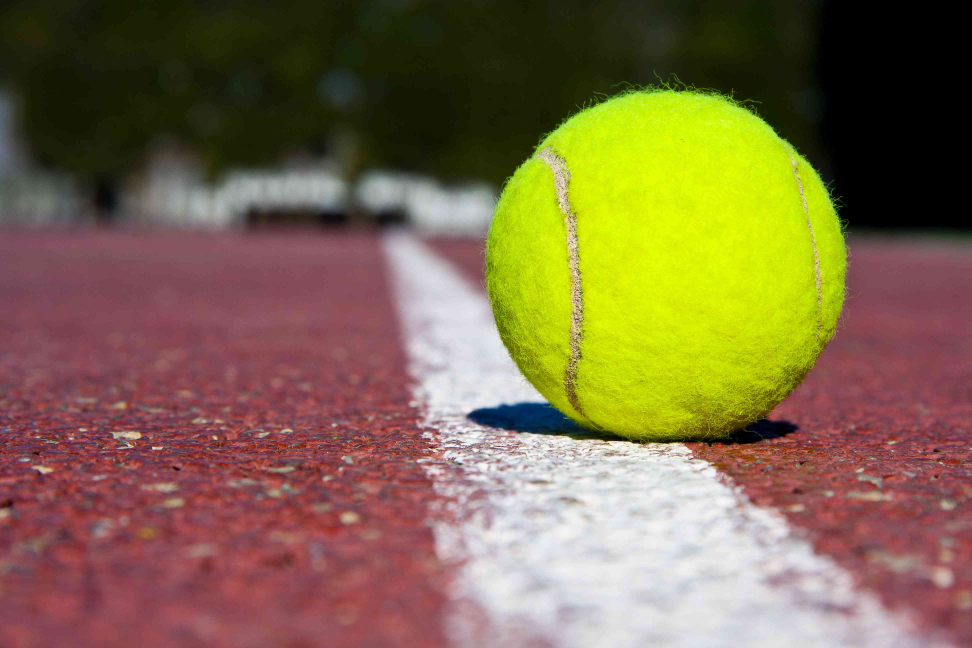
#> input picture tennis_ball.jpg, 3888 x 2592 px, given in place of the camera (shown at 1/4 size)
$ python find_ball.py
#> lines starting #> are read from the running program, lines starting #| are printed output that depends on the picture
#!/usr/bin/env python

#Intro. to Robotics Research Lab 1, Part 2.
#Team: Thanapol Tantagunninat, Juan Antonio Robledo Lara.

#This program captures video with an external webcam,
#then it changes the color channles to gray scale and
#applies a gaussian blur with a 7x7 kernel.
#The program is able to detect circles within the captured frame
#by using the Hough Circles Transform. The HoughCircles method's parameters
#where tunned with an orange dodgeball.

#Last modification Sep, 9, 2022

import cv2 as cv
import numpy as np


def calc_dist(x1,y1,x2,y2):
    dist = pow((x1 - x2), 2) + pow((y1 - y2), 2)
    return dist


#Access video capture devices
my_camera = cv.VideoCapture(2)
prev_circle = None


#Capture frame with selected device
while True:
    ret, main_frame = my_camera.read()
#> main_frame is the input picture: shape (2592, 3888, 3); mean B, G, R 72.3, 106.9, 126.6
    if not ret:
        break

    #Frame pre-processing
    gray_frame = cv.cvtColor(main_frame, cv.COLOR_BGR2GRAY)
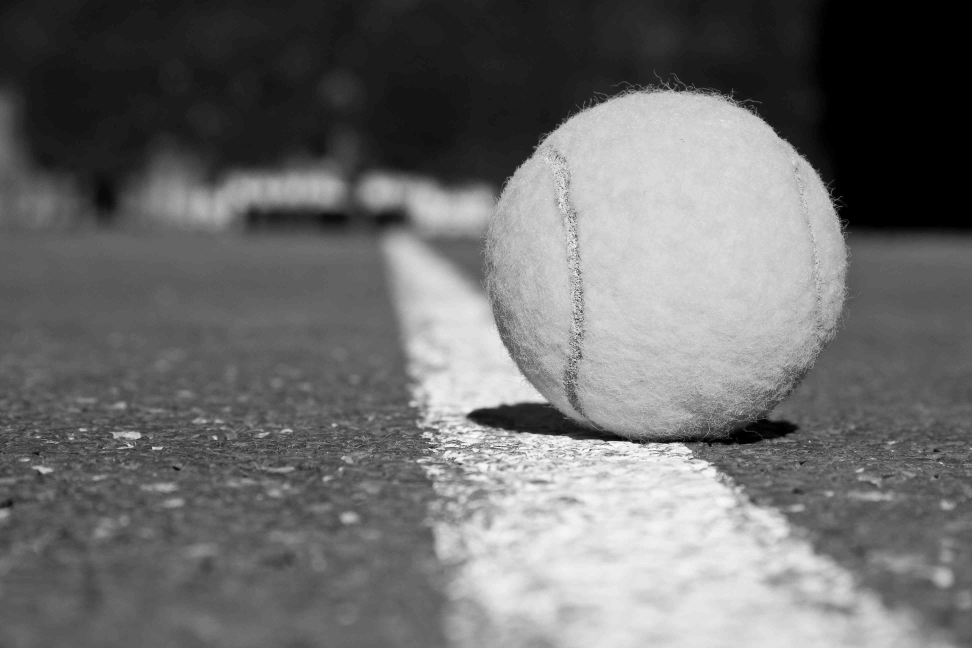
#> gray_frame: shape (2592, 3888) (shown at 1/4 size); min 0, max 255, mean 108.8
    blur_frame = cv.GaussianBlur(gray_frame, (7,7), 1.5)

    #Circle detection parameters
    circle_ls = cv.HoughCircles(blur_frame, cv.HOUGH_GRADIENT, 1.5, 100, param1=200,
                              param2=50, minRadius=100,maxRadius=400)
#> circle_ls = [[2018.2, 1620.8, 167.5]]
    #Circle detection
    if circle_ls is not None:
        circle_ls = np.uint16(np.around(circle_ls))
#> circle_ls = [[2018, 1621, 168]]
        main_circle = None
        #Detected circle position update
        for i in circle_ls[0,:]:
            if main_circle is None:
                main_circle = i
            if prev_circle is not None:
                if calc_dist(main_circle[0], main_circle[1], prev_circle[0], prev_circle[1]) <= calc_dist(i[0], i[1],prev_circle[0], prev_circle[1]):
                    main_circle = i
            cv.circle(main_frame, (main_circle[0], main_circle[1]), 1, (0,100,100), 3)
            cv.circle(main_frame, (main_circle[0], main_circle[1]), main_circle[2], (255,0,255), 3)
            txt_mark = "x: " + str(main_circle[0]) + " y: " + str(main_circle[1])
            cv.putText(main_frame, txt_mark, org=(main_circle[0], main_circle[1]),fontFace=cv.FONT_HERSHEY_SIMPLEX, fontScale=1 ,color=(102, 255, 51), thickness=2, lineType=cv.LINE_AA)
            prev_circle = main_circle
#> this loop made 1 pass


    cv.imshow("circle_ls", main_frame)
    if cv.waitKey(1) & 0xFF == ord('q'):
#> (key q is pressed here)
        break

cv.destroyAllWindows()
